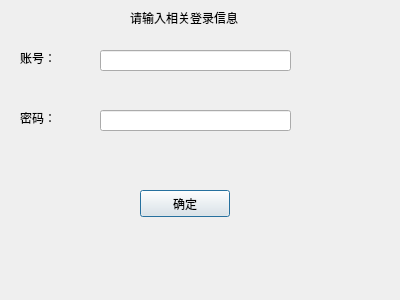
<?xml version="1.0" encoding="UTF-8"?>
<ui version="4.0">
 <class>Dialog</class>
 <widget class="QDialog" name="Dialog">
  <property name="geometry">
   <rect>
    <x>0</x>
    <y>0</y>
    <width>400</width>
    <height>300</height>
   </rect>
  </property>
  <property name="windowTitle">
   <string>Dialog</string>
  </property>
  <widget class="QLabel" name="label">
   <property name="geometry">
    <rect>
     <x>130</x>
     <y>10</y>
     <width>151</width>
     <height>16</height>
    </rect>
   </property>
   <property name="text">
    <string>请输入相关登录信息</string>
   </property>
  </widget>
  <widget class="QLabel" name="label_2">
   <property name="geometry">
    <rect>
     <x>20</x>
     <y>50</y>
     <width>72</width>
     <height>15</height>
    </rect>
   </property>
   <property name="text">
    <string>账号：</string>
   </property>
  </widget>
  <widget class="QLabel" name="label_3">
   <property name="geometry">
    <rect>
     <x>20</x>
     <y>110</y>
     <width>72</width>
     <height>15</height>
    </rect>
   </property>
   <property name="text">
    <string>密码：</string>
   </property>
  </widget>
  <widget class="QLineEdit" name="lineEdit">
   <property name="geometry">
    <rect>
     <x>100</x>
     <y>50</y>
     <width>191</width>
     <height>21</height>
    </rect>
   </property>
  </widget>
  <widget class="QLineEdit" name="lineEdit_2">
   <property name="geometry">
    <rect>
     <x>100</x>
     <y>110</y>
     <width>191</width>
     <height>21</height>
    </rect>
   </property>
  </widget>
  <widget class="QPushButton" name="pushButton">
   <property name="geometry">
    <rect>
     <x>140</x>
     <y>190</y>
     <width>90</width>
     <height>27</height>
    </rect>
   </property>
   <property name="text">
    <string>确定</string>
   </property>
  </widget>
 </widget>
 <resources/>
 <connections/>
</ui>
